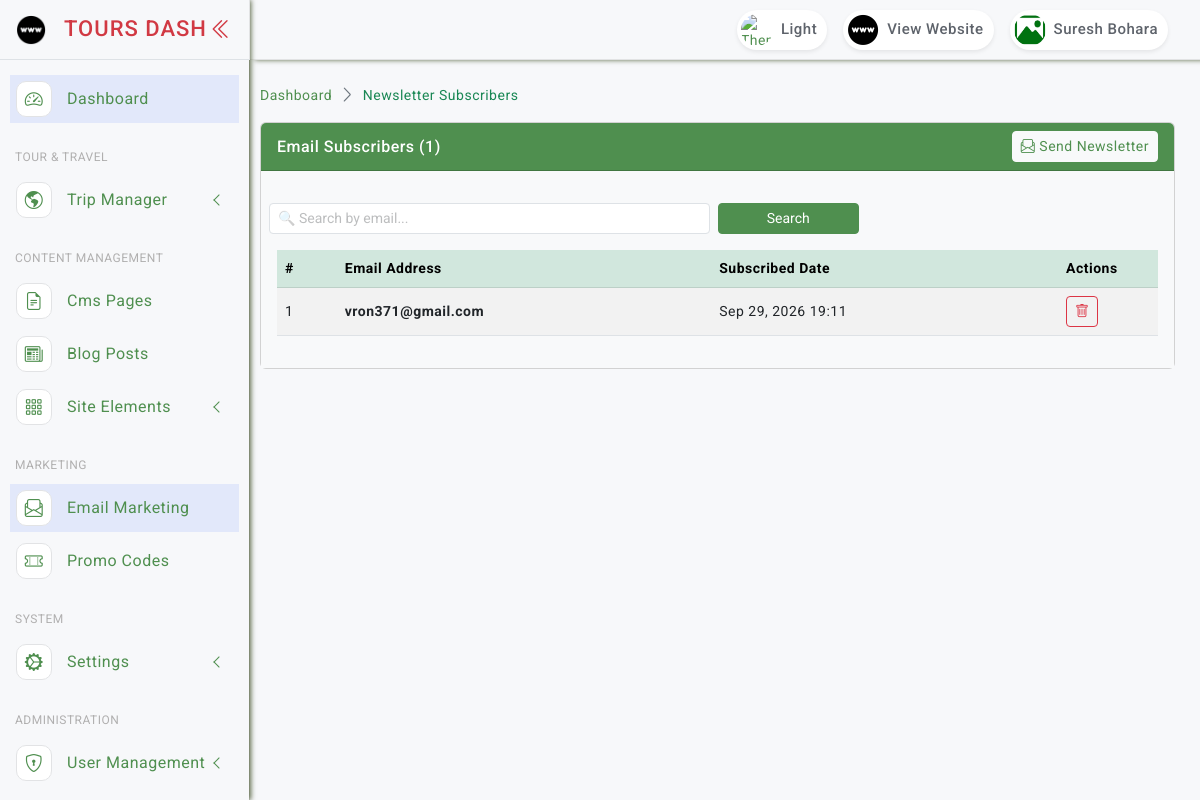
The app's page /newsletters/ (signed in) with its own data.
### accounts/models.py (models this page shows, shortened)
class AdminUser(AbstractBaseUser, PermissionsMixin):
    name = models.CharField(max_length=255)
    email = models.EmailField(unique=True)
    mobile = models.CharField(max_length=20, blank=True, null=True)
    address = models.TextField(blank=True, null=True)
    gender = models.CharField(max_length=20, blank=True, null=True)
    details = models.TextField(blank=True, null=True)
    image = models.ImageField(upload_to='admin_profiles/', null=True, blank=True, default='noimage.png')
    status = models.BooleanField(default=True)
    last_login_at = models.DateTimeField(null=True, blank=True)
    created_at = models.DateTimeField(auto_now_add=True)
    updated_at = models.DateTimeField(auto_now=True)
    is_active = models.BooleanField(default=True)
    is_staff = models.BooleanField(default=False)
    objects = AdminUserManager()
    USERNAME_FIELD = 'email'
    REQUIRED_FIELDS = ['name']
    @property
    def image_url(self):
        if self.image and str(self.image) != 'noimage.png':
            return self.image.url
        return '/static/asset/images/noimage.png'

### newsletters/models.py (models this page shows, shortened)
class Subscriber(models.Model):
    email = models.EmailField(unique=True)
    is_active = models.BooleanField(default=True)
    created_at = models.DateTimeField(auto_now_add=True)
    class Meta:
        ordering = ['-created_at']
        verbose_name = 'Subscriber'
        verbose_name_plural = 'Subscribers'

### newsletters/views.py (the view)
# urls.py: path('', views.subscriber_list, name='subscriber_list'),
@login_required
def subscriber_list(request):
    subscribers = Subscriber.objects.all()
    search = request.GET.get('search')
    if search:
        subscribers = subscribers.filter(email__icontains=search)
    return render(request, 'admin/newsletters/index.html', {'items': subscribers, 'filters': request.GET})

### core/context_processors.py (called while the page is built)
def global_settings(request):
    setting = SiteSetting.get_instance()
    footer_categories = Category.objects.filter(
        parent__isnull=True,
        status=True
    ).prefetch_related('children').order_by('order_level')[:4]
    footer_pages = Page.objects.filter(status=True).order_by('order_level')[:4]
    footer_experts = Team.objects.filter(status=True).order_by('order_level')[:4]
    trekking_regions = Category.objects.filter(parent__slug='trekking', status=True).order_by('order_level')[:4]
    return {
        'setting': setting,
        'global_categories': footer_categories,
        'global_pages': footer_pages,
        'footer_experts': footer_experts,
        'trekking_regions': trekking_regions,
    }

### templates/admin/newsletters/index.html (shortened to what this page needs)
{% extends "layouts/base.html" %}
{% load static %}
{% block content %}
<div class="page-breadcrumb d-none d-sm-flex align-items-center mb-3">
    <nav aria-label="breadcrumb">
        <ol class="breadcrumb mb-0 p-0">
            <li class="breadcrumb-item"><a href="{% url 'core:dashboard' %}">Dashboard</a></li>
            <li class="breadcrumb-item active">Newsletter Subscribers</li>
        </ol>
    </nav>
</div>
<div class="card mb-4">
    <div class="card-header bg-custom text-white d-flex align-items-center justify-content-between py-2">
        <h6 class="mb-0"> Email Subscribers ({{ items.count }})</h6>
        <a href="{% url 'newsletters:send_newsletter' %}" class="btn btn-light btn-sm">
            <i class="bi bi-envelope-paper"></i> Send Newsletter
        </a>
    </div>
    <div class="card-body bg-light p-3">
        <div class="row mb-3">
            <form method="GET" class="row g-2">
                <div class="col-md-6">
                    <input type="text" name="search" class="form-control form-control-sm" placeholder="🔍 Search by email..." value="{{ filters.search|default:'' }}">
                </div>
                <div class="col-md-2">
                    <button type="submit" class="btn btn-primary btn-sm text-white w-100">Search</button>
                </div>
            </form>
        </div>
        <div class="table-responsive">
            <table class="table table-hover table-striped align-middle">
                <thead class="table-success">
                    <tr>
                        <th>#</th>
                        <th>Email Address</th>
                        <th>Subscribed Date</th>
                        <th width="100">Actions</th>
                    </tr>
                </thead>
                <tbody>
                    {% for item in items %}
                    <tr>
                        <td>{{ forloop.counter }}</td>
                        <td><strong>{{ item.email }}</strong></td>
                        <td>{{ item.created_at|date:"M d, Y H:i" }}</td>
                        <td>
                            <form action="{% url 'newsletters:subscriber_delete' item.id %}" method="POST" id="deleteForm{{ item.id }}" style="display:inline;">
                                <button type="button" class="btn btn-outline-danger btn-sm" onclick="confirmDelete(event, 'deleteForm{{ item.id }}')">
                                    <i class="bi bi-trash"></i>
                                </button>
                            </form>
                        </td>
                    </tr>
                    {% empty %}
                    <tr><td colspan="4" class="text-center py-4 text-muted">No subscribers found yet.</td></tr>
                    {% endfor %}
                </tbody>
            </table>
        </div>
    </div>
</div>
{% endblock %}

### templates/includes/admin/header.html (shortened to what this page needs)
{% load static %}
<header class="top-header">
    <nav class="navbar navbar-expand">
        <div class="top-navbar-right ms-3 ms-auto">
            <ul class="navbar-nav align-items-center">
                <li class="nav-item">
                    <a id="darkModeButton" class="nav-link" href="javascript:void(0);" aria-label="Toggle Dark Mode">
                        <div class="user-setting d-flex align-items-center gap-1">
                            <img id="moonIcon" src="{% static 'asset/images/moon_light.png' %}" class="user-img" alt="Theme">
                            <div class="user-name d-none d-sm-block">Light</div>
                        </div>
                    </a>
                </li>
                <li class="nav-item">
                    <a class="nav-link" href="/" target="_blank">
                        <div class="user-setting d-flex align-items-center gap-1">
                            <img src="{% static 'asset/images/website.png' %}" class="user-img" alt="Website">
                            <div class="user-name d-none d-sm-block">View Website</div>
                        </div>
                    </a>
                </li>
                <li class="nav-item dropdown dropdown-large">
                    <a class="nav-link dropdown-toggle dropdown-toggle-nocaret" href="#" data-bs-toggle="dropdown" aria-expanded="false">
                        <div class="user-setting d-flex align-items-center gap-1">
                            <img src="{{ request.user.image_url }}" class="user-img" alt="User">
                            <div class="user-name d-none d-sm-block">{{ request.user.name|default:"Admin" }}</div>
                        </div>
                    </a>
                </li>
            </ul>
        </div>
    </nav>
</header>

### static/asset/css/style.css (style rules this page uses)
body { font-size: 14px; color: #4c5258; letter-spacing: .5px; font-family: Roboto, sans-serif; background-color: #f7f8fa; overflow-x: hidden; }
a { text-decoration: none; }
::placeholder { opacity: 0.4 !important; }
.top-header .navbar { box-shadow: 5px 0 5px rgb(93 105 72); position: fixed; top: 0; left: 250px; right: 0; background-color: #f7f8fa; border-bottom: 1px solid #e2e3e4; background-clip: padding-box; height: 60px; z-index: 10; padding: 0 1.5rem; transition: all .2s; }
.top-header .navbar .user-setting { height: 40px; border-radius: 30px; background-color: #fff; box-shadow: 0 0.125rem 0.25rem rgb(0 0 0 / 8%); }
.dropdown-toggle-nocaret:after { display: none }
.top-header .navbar .dropdown-large { position: relative }
.top-header .navbar .user-img { width: 40px; height: 40px; padding: 4px; border-radius: 50%; }
.top-header .navbar .user-name { font-size: 15px; color: #5e636b; font-weight: 500; padding-right: 10px; }
.table-responsive { white-space: nowrap; }
.page-breadcrumb .breadcrumb-item+.breadcrumb-item::before { display: inline-block; padding-right: .5rem; color: #6c757d; font-family: LineIcons; content: "\ea5c"; }
.page-breadcrumb .breadcrumb li.breadcrumb-item { font-size: 15spx; }
.breadcrumb-item.active { color: #198754!important; }
.bg-custom { background-color: #4f8f4f; }

### static/asset/css/custom.css (style rules this page uses)
.btn-primary { color: #fff; background-color: #4f8f4f!important; border-color: #4f8f4f!important; }
a { color: #4f8f4f!important; }
.card-header { border-radius: none!important; }

### static/asset/css/dark-theme.css (style rules this page uses)
html.dark-theme .menu-title,a { color: #ffffff; }

### records on screen
AdminUser: user.image_url (placeholder picture), user.name "Suresh Bohara"
Subscriber: email "vron371@gmail.com", created_at "Sep 29, 2026 19:11"

### other values on screen
{{ items.count }} "1"
